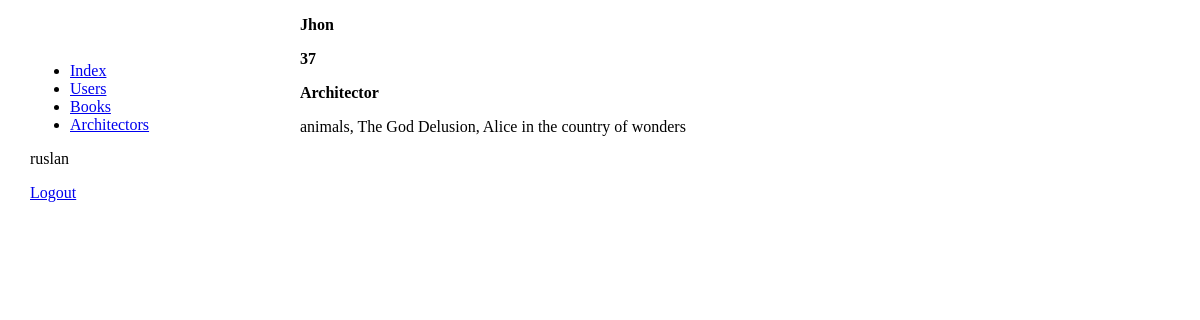
/myapp/client/6 (signed in), run on the app's committed database.
### myapp/models.py (models this page shows, shortened)
class Client(models.Model):
    name  = models.CharField(max_length=255)
    age = models.IntegerField(null=True, blank=True)
    major = models.ForeignKey(Major, help_text="Специальность", on_delete=models.SET_NULL, null=True)
    books = models.ManyToManyField('Book', help_text='Выберите книги')

class Major(models.Model):
    title = models.CharField(max_length=255)
    def __str__(self):
        return self.title

class Book(models.Model):
    book = models.CharField(max_length=255)
    summary = models.TextField(max_length=1000, help_text="Enter a brief description of the book", null=True)
    def __str__(self):
        return self.book
    class Meta:
        permissions = (('can_edit_book', 'Edit book'),)

### myapp/views.py (the view)
# urls.py: re_path(r'^client/(?P<pk>\d+)$', views.ClientDetailView.as_view(), name='client-detail'),
class ClientDetailView(generic.DetailView):
    model = Client
    template_name = 'myapp/client_detail.html'

### myapp/templates/myapp/client_detail.html
{% extends 'base_generic.html' %}
{% block content %}
    <p><strong> {{ client.name }} </strong></p>
    <p><strong> {{ client.age }} </strong></p>
    <p><strong> {{ client.major }} </strong></p>
    <p>{% for book in client.books.all %}{{ book }}{% if not forloop.last %}, {% endif %}{% endfor %}</p>
{% endblock %}

### myapp/templates/base_generic.html (shortened to what this page needs)
<!DOCTYPE html>
<html lang="en">
<head>
    {%  load static  %}
    <link rel="stylesheet" href="{% static 'css/style.css' %}">
</head>
<body>
    <div class="sidebar__nav">
        <ul>
            <li> <a href=" {% url 'index' %} ">Index</a> </li>
            <li> <a href=" {% url 'clients' %} ">Users</a> </li>
            <li> <a href=" {% url 'books' %} ">Books</a> </li>
            <li> <a href=" {% url 'architectors' %} ">Architectors</a> </li>
        </ul>
    {% if user.is_authenticated %}
        <p class="user-name"> {{ user.username }}</p>
        <a href="{% url 'logout' %}?next={{request.path}}">Logout</a>
    {% else %}
        <a href="{% url 'login' %}?next={{request.path}}">Login</a>
    {% endif %}
</div>
{% block content %}{% endblock %}
</body>
</html>

### myapp/static/css/style.css (style rules this page uses)
body { margin: 0; padding: 0; }
.sidebar__nav { float: left; width:20%; height: 100vh; padding: 30px 30px 0 30px; margin-bottom: 20px; }

### data on the page
Client: name "Jhon", age "37", major "Architector"
Book: book "animals"
Book: book "The God Delusion"
Book: book "Alice in the country of wonders"

### other printed values
{{ user.username }} "ruslan"
